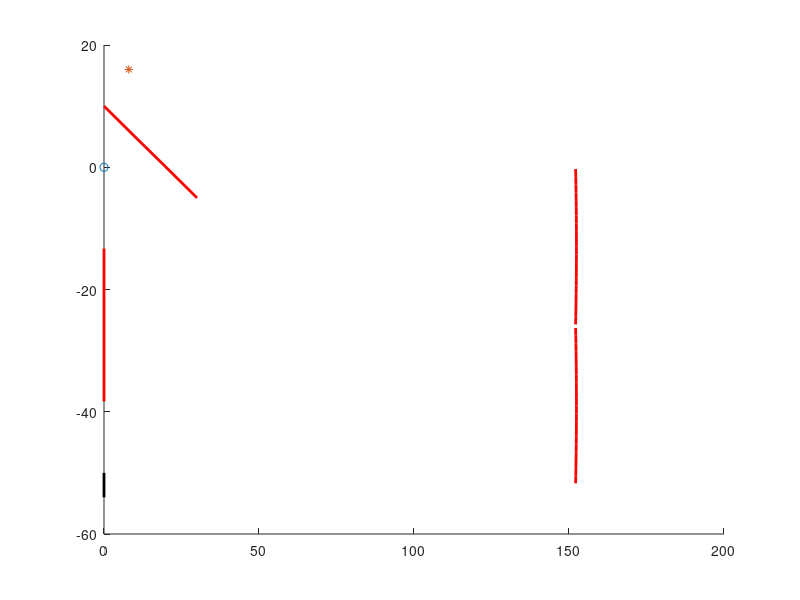

Here is the MATLAB script that generated this plot: (Note: this script raises an error after producing the figure.)
clear;clc
x0=0;y0=0;
R=304.8;
F=0.5*R;
t=linspace(-2.39/180*pi,2.39*pi/180,21); %直径25.4mm
center=[-R/2,-13];
X=R*cos(t)+center(1);
Y=R*sin(t)+center(2);
hold on;
% scatter(center(1),center(2),'r*');
scatter(x0,y0,'k*');
plot(X,Y,'r','Linewidth',2);
Nn=3;%光线数
Pt=t([1,round(length(t)/2),end]);
Px=R.*cos(Pt)+center(1);
Py=R.*sin(Pt)+center(2);
kr=0;
%平面镜1
psi=-90;
Ax=0;Ay=-13.3; %平面镜左端
length=25;
Bx=Ax+length*cosd(psi);By=Ay+length*sind(psi); %平面镜右端
km1=(By-Ay)/(Bx-Ax); %镜斜率
jm1=Ay-km1*Ax; %镜截距
plot([Ax,Bx],[Ay,By],'r','Linewidth',2);
%球面镜2
R2=R;
center2=[-R2/2,-39];
t2=t;
X2=R2*cos(t2)+center2(1);
Y2=R2*sin(t2)+center2(2);
plot(X2,Y2,'r','Linewidth',2);
%探测器
Cx=0;Cy=-50; %mirror2左
Dx=0;Dy=-54; %mirror2右
km2=(Dy-Cy)/(Dx-Cx); %镜斜率
jm2=Cy-km2*Cx; %镜截距
plot([Cx,Dx],[Cy,Dy],'k','Linewidth',2);

cc=10;
scatter(8,16,'*k');
plot([0,30],[10,-5],'r','Linewidth',2)

syms x y;
for i=1:Nn
    kr=-(Px(i)-center(1))/(Py(i)-center(2));
    [x1,y1,flag]=reflect(x0,y0,Px(i),Py(i),kr,km1,jm1,Ax,Bx,1); %光源0--球一(i)--光栅1
    if flag==0
        continue;
    end
    %光栅
    ki=(y1-Py(i))/(x1-Px(i));
    phi=atand(ki)-psi-90;
    d=0.001/300; %3.33μm 即300条/mm
    %波长    紫     蓝       绿
    lambda=[400e-9 475e-9 550e-9]; %j 遍历
    theta_z1=asind(sind(phi)-lambda/d); %干涉+1级
    theta_f1=asind(sind(phi)+lambda/d); %干涉-1级
    theta_shan=4.3; %闪耀角
    lambda_shan=2.*d.*cosd(phi+theta_shan).*sind(theta_shan); %闪耀波长
    %闪耀光线方向
    theta_0=phi+2*theta_shan;
    
    %0级
    [x2,y2,flag]=reflect(Px(i),Py(i),x1,y1,km1,Inf,Inf,20,20,0); %球一(i)--光栅1--2(算反射斜率)
    kg_0=tand(psi+90-theta_0); %0级衍射斜率 %闪耀角psi+90-theta_0 %正常psi+90-phi
    if kg_0^2==Inf
        s=solve((x-center2(1)).^2+(y-center2(2)).^2==R2^2,x==x1,x,y);
    else
        s=solve((x-center2(1)).^2+(y-center2(2)).^2==R2^2, ...
            (y-y1)==kg_0.*(x-x1),x,y);
    end
    x_c0=double(s.x);
    y_c0=double(s.y);
    if numel(x_c0)>1
        if x_c0(1)>0
            x_c0=x_c0(1);y_c0=y_c0(1);
        else
            x_c0=x_c0(2);y_c0=y_c0(2);
        end
    end
    [x4,y4,flag]=reflect(x1,y1,x_c0,y_c0,-(x_c0-center2(1))/(y_c0-center2(2)),km2,jm2,Cx,Dx,1);
    

    for j=1:numel(lambda)
        %grating -1
        kg_f1=tand(psi+90-theta_f1(j)); %衍射光斜率
        if kg_f1^2==Inf
            s=solve((x-center2(1)).^2+(y-center2(2)).^2==R2^2,x==x1,x,y);
        else
            s=solve((x-center2(1)).^2+(y-center2(2)).^2==R2^2, ...
                (y-y1)==kg_f1.*(x-x1),x,y);
        end
        x_cf1=double(s.x);
        y_cf1=double(s.y);
        if numel(x_cf1)>1
            if x_cf1(1)>0
                x_cf1=x_cf1(1);y_cf1=y_cf1(1);
            else
                x_cf1=x_cf1(2);y_cf1=y_cf1(2);
            end
        end
        [x4,y4,flag]=reflect(x1,y1,x_cf1,y_cf1,-(x_cf1-center2(1))/(y_cf1-center2(2)),km2,jm2,Cx,Dx,1,j);
    end
end
axis equal
hold off;
%% 主函数中用到的函数
%input:入射光路上一点x1y1 反射点x2y2 反射镜斜率km
% 目标线段(cd)的斜率ko和截距jo,端点横坐标CxDx,i用于选颜色,hua 1画(画图可在后面加i参数) 0不画 2最强光
%output:画出从入射光路上一点出发,经一次反射,打到cd上的完整光路
% x3 y3反射光与cd所在直线的交点,flag表示能否打中
%Cx Dx 千万不可乱设置
function [x3,y3,flag]=reflect(x1,y1,x2,y2,km,ko,jo,Cx,Dx,hua,i)
    %km=0,法线斜率为Inf,故分类讨论
    if km==0
        x3=2*x2-x1;
        y3=y1;
    elseif km^2==Inf %平面镜斜率为Inf
        x3=x1;
        y3=2*y2-y1;
    else
        %过x1y1作与镜子平行的直线 斜率km    截距y1-km.*x1
        %过x2y2作与镜子垂直的直线 斜率-1/km 截距y2+x2./km
        [x_c,y_c]=linecross(km,y1-km.*x1, -1/km,y2+x2./km);%求两直线交点
        x3=2.*x_c-x1;
        y3=2.*y_c-y1;
    end
    %反射光线斜率有可能Inf
    if abs(x2-x3)<=1e-10   %matlab算力有限(可以理解为x2==x3)
        y3=ko.*x2+jo;
    else
        kr=(y3-y2)/(x3-x2); %反射光斜率
        jr=y2-kr*x2;
        %接受屏斜率±Inf
        if ko^2 == Inf
            x3=Cx;
            y3=kr.*x3+jr;
        else
            [x3,y3]=linecross(kr,jr,ko,jo);%反射光与cd的交点
        end
    end
    %判断是否打中
    if x3>=Cx && x3<=Dx
        flag=1;
    else
        flag=0;
    end    
    %是否画图
    if hua==1
        if(~exist('i','var'))
            color='k';
        else
            coArray=["#7E2F8E";"#0072BD";"#77AC30"];%颜色库
            color=coArray(mod(i-1,3)+1); %根据i选定一种颜色
        end
        plot([x1,x2],[y1,y2],'Color',color,'Linewidth',1.5);%画入射光线
        plot([x2,x3],[y2,y3],'Color',color,'Linewidth',1.5);%画反射光线
    end
end
%% 抛物线上一点x,y的斜率
%抛物线焦点x0,y0移到原点后的准线的斜率k与截距b
function k=pslope(x,y,x0,y0,k,b)
    x=x-x0;y=y-y0; %先把点移到原点抛物线上
    k=(k.*b-x-k.*y)./(k^2.*y+k.*x+b);%原点抛物线上一点的切线斜率
end
%% 已知两条直线的斜率和截距，求交点坐标
function [x,y]=linecross(k1,b1,k2,b2)
  x=[];
  y=[];
  if k1==k2 && b1==b2
      disp('重合');
  elseif k1==k2 && b1~=b2
      disp('无交点');
  else
     x=(b2-b1)./(k1-k2);
     y=k1.*x+b1;
  end
end
%联立解方程